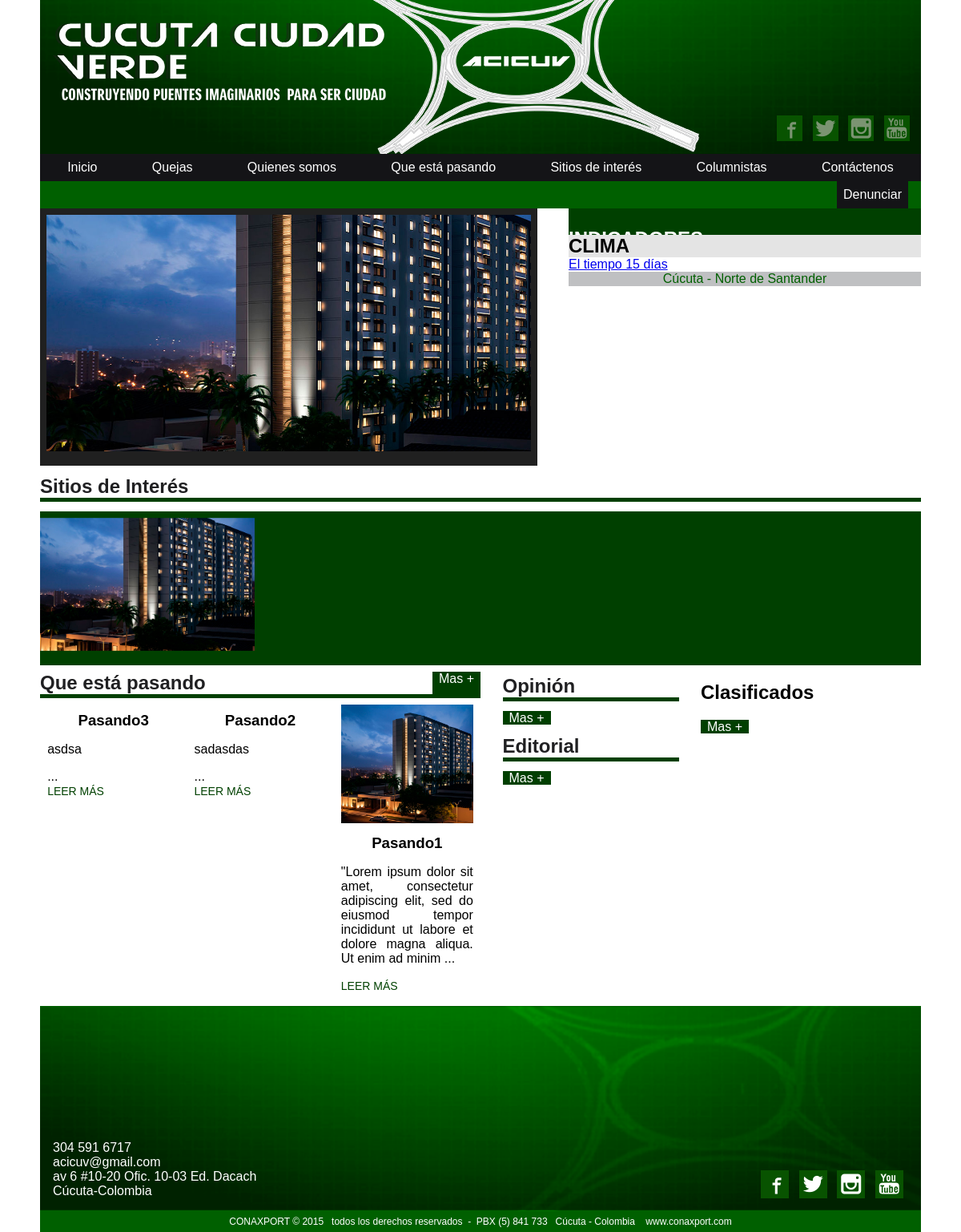
The page / on the database its author committed.
### tables this page shows
CREATE TABLE IF NOT EXISTS `sitios` (
`id_st` int(11) NOT NULL,
  `nam_st` varchar(255) NOT NULL,
  `txt_ts` text NOT NULL,
  `rt_st` varchar(455) NOT NULL,
  `lk_st` varchar(500) NOT NULL
);

CREATE TABLE IF NOT EXISTS `pasando` (
`id_ps` int(11) NOT NULL,
  `tp_id` int(11) NOT NULL,
  `tit_ps` varchar(255) NOT NULL,
  `rut_ps` varchar(455) NOT NULL,
  `txt_ps` text NOT NULL,
  `fe_ps` date NOT NULL
);

### index.php (the view, shortened to what this page needs)
<?php
	include 'config.php';
	$desde=0;
	$hasta=150;
?>
<!DOCTYPE html>
<html lang="es">
<head>
	<link rel="stylesheet" href="css/normalize.css" />
	<link rel="stylesheet" href="css/iconos/style.css" />
	<link rel="stylesheet" href="css/default/default.css" />
	<link rel="stylesheet" href="css/nivo_slider.css" />
	<link rel="stylesheet" href="css/owl_carousel.css" />
	<link rel="stylesheet" href="css/owl_theme_min.css" />
	<link rel="stylesheet" href="css/style.css" />
	<link rel="stylesheet" href="css/inicio.css" />
</head>
<body>
	<header id="automargen">
		<article id="redes">
			<a href="" target="_blank"><span class="icon-facebook"></span></a>
			<a href="" target="_blank"><span class="icon-twitter"></span></a>
			<a href="" target="_blank"><span class="icon-instagram"></span></a>
			<a href="" target="_blank"><span class="icon-youtube3"></span></a>
		</article>
	</header>
	<article id="cajmn" class="obautomarg">
		<nav id="mnP">
			<ul>
				<li><a href="">Inicio</a></li>
				<li><a href="quejas">Quejas</a></li>
				<li><a href="nosotros">Quienes somos</a></li>
				<li class="submen" data-num="1"><a href="pasando">Que está pasando</a>
				</li>
				<li><a href="sitios">Sitios de interés</a></li>
				<li><a href="columnistas">Columnistas</a></li>
				<li><a href="contacto">Contáctenos</a></li>
			</ul>
		</nav>
	</article>
	<article id="botn_anunc" class="obautomarg">
		<div id="anunbtn">Denunciar</div>
	</article>
	<article id="idngal" class="obautomarg">
		<figure id="galery">
			<div class="slider-wrapper theme-default">
				<div id="slider" class="nivoSlider">
				</div>
			</div>
		</figure>
		<article id="indicadores">
			<h2 class="ha">Indicadores</h2>
			<h2 class="hb">Clima</h2>
			<article id="tiempo">
				<div id="TT_vWZALxdxdrKat16KLfzDDjjjDWnKTQt2LYEdkZyoq1D"><a href="http://www.tutiempo.net">El tiempo 15 días</a></div>
			</article>
			<article id="txcldo">
				Cúcuta - Norte de Santander
			</article>
		</article>
	</article>
	<section>
		<article id="sitio" class="obautomarg">
			<h2 id="hdosG">Sitios de Interés</h2>
			<article id="todositios">
				<article class="owl-carousel owl-theme owl-loaded">
					<?php
						$ttsit="SELECT * from sitios order by id_st desc limit 30";
						$sql_sit=mysql_query($ttsit,$conexion) or die (mysql_error());
						while ($tss=mysql_fetch_array($sql_sit)) {
							$nmst=$tss['nam_st'];
							$rtst=$tss['rt_st'];
							$lkst=$tss['lk_st'];
							if ($lkst=="") {
								$laa="#";
							}
							else{
								$laa=$lkst;
							}
					?>
					<div class="item">
						<figure>
							<a href="<?php echo $laa ?>" target="_blank">
								<img src="<?php echo $rtst ?>" alt="<?php echo $nmst ?>" />
							</a>
						</figure>
					</div>
					<?php
						}
					?>
				</article>
			</article>
		</article>
		<article id="automargen" class="columnflx">
			<article class="art1">
				<article class="pasan">
					<div id="htresG">
						<h2>Que está pasando</h2>
						<a id="bonG" href="pasando">Mas +</a>
					</div>
					<article class="yap">
						<?php
							$Tdpass="SELECT * from pasando order by id_ps desc limit 6";
							$sql_pass=mysql_query($Tdpass,$conexion) or die (mysql_error());
							while ($sps=mysql_fetch_array($sql_pass)) {
								$idps=$sps['id_ps'];
								$ttps=$sps['tit_ps'];
								$rtps=$sps['rut_ps'];
								$xtps=$sps['txt_ps'];
						?>
						<article>
							<?php
								if ($rtps!="") {
							?>
							<figure>
								<img src="<?php echo $rtps ?>" />
							</figure>
							<?php
								}
							?>
							<h3><?php echo "$ttps"; ?></h3>
							<div>
								<?php echo substr($xtps,$desde,$hasta)."..."; ?>
							</div>
							<a href="pasando/ind3x.php?nt=<?php echo $idps ?>">Leer más</a>
						</article>
						<?php
							}
						?>
					</article>
				</article>
			</article>
			<article class="art2">
				<article class="deun">
					<h2 id="hdosG">Opinión</h2>
					<a id="bonG" href="#">Mas +</a>
				</article>
				<article class="editorial">
					<h2 id="hdosG">Editorial</h2>
					<a id="bonG" href="#">Mas +</a>
				</article>
			</article>
			<article class="art3">
				<article class="clasificados">
					<h2 id="hodsoG">Clasificados</h2>
					<a id="bonG" href="#">Mas +</a>
				</article>
			</article>
		</article>
	</section>
	<footer>
		<article id="automargen" class="fooflex">
			<article class="fotcont">
				<div>304 591 6717</div>
				<div>acicuv@gmail.com</div>
				<div>av 6 #10-20 Ofic. 10-03 Ed. Dacach</div>
				<div>Cúcuta-Colombia</div>
			</article>
			<article class="redfin">
				<article id="redes">
					<a href="" target="_blank"><span class="icon-facebook"></span></a>
					<a href="" target="_blank"><span class="icon-twitter"></span></a>
					<a href="" target="_blank"><span class="icon-instagram"></span></a>
					<a href="" target="_blank"><span class="icon-youtube3"></span></a>
				</article>
			</article>
		</article>
		<article id="automargen" class="fooffin">
			CONAXPORT © 2015 &nbsp;&nbsp;todos los derechos reservados &nbsp;- &nbsp;PBX (5) 841 733 &nbsp;&nbsp;Cúcuta - Colombia &nbsp;&nbsp;
			<a href="http://conaxport.com/" target="_blank">www.conaxport.com</a>
		</article>
	</footer>
</body>
</html>

### css/default/default.css (style rules this page uses)
.theme-default .nivoSlider { position:relative; background: url(loading.gif) no-repeat 50% 50%; margin-bottom:10px; }

### css/nivo_slider.css (style rules this page uses)
.nivoSlider { position:relative; width:100%; height:auto; overflow: hidden; }

### css/style.css (style rules this page uses)
body { font-family: arial; font-size: 16px; }
figure img { width: 100%; }
footer { padding-top: 1em; }
footer .fooflex { -webkit-align-items: flex-end; -ms-align-items: flex-end; align-items: flex-end; background: url(../imagenes/footer_fondo.png) no-repeat center; background-size: cover; color: #fff; display: flex; -webkit-justify-content: space-between; -ms-justify-content: space-between; justify-content: space-between; height: 14em; padding: 1em 0; }
footer .fooffin { background: #006000; color: #fff; font-size: 12px; padding: 0.5em 0; text-align: center; }
footer .fooffin a { color: #fff; text-decoration: none; }
footer .fooflex .fotcont { margin-left: 1em; }
footer .fooflex .redfin { margin-right: 1em; }
footer .fooflex .redfin #redes { display: flex; }
footer .fooflex .redfin #redes a { -webkit-align-items: center; -ms-align-items: center; align-items: center; background: #085300; color: #fff; display: flex; font-size: 25px; height: 35px; -webkit-justify-content: center; -ms-justify-content: center; justify-content: center; margin: 0 0.25em; text-decoration: none; width: 35px; }
header { -webkit-align-items: flex-end; -ms-align-items: flex-end; align-items: flex-end; background-image: url(../imagenes/baner_logo.png),url(../imagenes/banner_fondo.png); background-repeat: no-repeat,no-repeat; background-position: 1em,center; background-size: auto,cover; height: 12em; display: flex; -webkit-justify-content: flex-end; -ms-justify-content: flex-end; justify-content: flex-end; }
header #redes { display: flex; margin: 0 0.5em 1em 0; }
header #redes a { -webkit-align-items: center; -ms-align-items: center; align-items: center; background: #085300; display: flex; font-size: 25px; color: #7B9472; height: 32px; -webkit-justify-content: center; -ms-justify-content: center; justify-content: center; margin: 0 0.25em; text-decoration: none; width: 32px; }
#automargen,.obautomarg { margin: 0 auto; max-width: 1100px; }
#bonG { background: #003F00; color: #fff; padding: 0 0.5em; text-decoration: none; }
#botn_anunc { background: #006000; display: flex; -webkit-justify-content: flex-end; -ms-justify-content: flex-end; justify-content: flex-end; }
#botn_anunc #anunbtn { background: #141417; color: #fff; cursor: pointer; margin-right: 1em; padding: 0.5em; }
#cajmn { background:#141417; color: #fff; }
#hdosG { border-bottom: 5px solid #003F00; color: #202022; margin: 0.5em 0; }
#htresG { border-bottom: 5px solid #003F00; display: flex; -webkit-justify-content: space-between; -ms-justify-content: space-between; justify-content: space-between; margin: 0.5em 0; }
#htresG h2 { color: #202022; margin: 0; }
#mnP a { color: #fff; padding: 0.5em; text-decoration: none; }
#mnP ul { display: flex; -webkit-justify-content: space-around; -ms-justify-content: space-around; justify-content: space-around; list-style: none; margin: 0; padding: 0; z-index: 35; }
#mnP ul li { padding: 0.5em; margin: 0; }

### css/inicio.css (style rules this page uses)
.columnflx { display: flex; -webkit-justify-content: space-between; -ms-justify-content: space-between; justify-content: space-between; }
.columnflx .art1 { width: 50%; }
.columnflx .art2 { width: 20%; }
.columnflx .art3 { width: 25%; }
#idngal { display: flex; -webkit-justify-content: space-between; -ms-justify-content: space-between; justify-content: space-between; }
#idngal #galery { background: #202020; padding: 0.5em; width: 55%; }
#idngal #indicadores { width: 40%; }
#indicadores h2 { margin: 0; text-transform: uppercase; }
#indicadores .ha { background: #004000; color: #fff; padding-top:1em; }
#indicadores .hb { background: #E4E4E4; position: relative; margin-top: -0.8em; }
#tiempo div { margin: 0 auto; }
#todositios { background: #004000; padding: 0.5em 0; }
#txcldo { background: #BFC0C2; color: #005F00; text-align: center; }
.yap { display: flex; -webkit-flex-wrap: wrap; -ms-flex-wrap: wrap; flex-wrap: wrap; -webkit-justify-content: space-around; -ms-justify-content: space-around; justify-content: space-around; }
.yap article { text-align: justify; width: 30%; }
.yap article a { font-size: 14px; color: #004100; text-transform: uppercase; text-decoration: none; }
.yap article h3 { margin: 0.5em 0; text-align: center; }

### rows shown on the page
sitios: rt_st (picture)
pasando: tit_ps "Pasando3", txt_ps "asdsa"
pasando: tit_ps "Pasando2", txt_ps "sadasdas"
pasando: rut_ps (picture), tit_ps "Pasando1", txt_ps "\"Lorem ipsum dolor sit amet, consectetur adipiscing elit, sed do eiusmod tempor incididunt ut labore et dolore magna aliqua. Ut enim ad minim"
